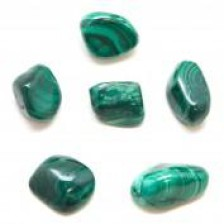
#> input picture uploads/Prediksi/1.jpg, 224 x 224 px; its folder holds only this picture in this run
$ python elbf_prediksi.py
#> lines starting #> are read from the running program, lines starting #| are printed output that depends on the picture
#> in process_images_from_folder, image is the input picture: shape (224, 224, 3); mean B, G, R 211.9, 216.8, 198.8
import cv2
import numpy as np
from skimage import feature
import os
import shutil

def elbp(image, radius=1, n_points=8):
    # Mengubah gambar menjadi grayscale
#> called with radius = 1, n_points = 8
    gray = cv2.cvtColor(image, cv2.COLOR_BGR2GRAY)
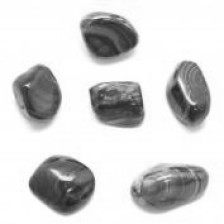
#> gray: shape (224, 224); min 35, max 255, mean 210.9

    # Menghitung ELBP
    lbp = feature.local_binary_pattern(gray, n_points, radius, method="uniform")
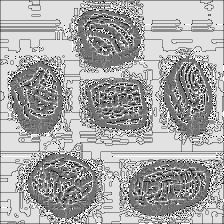
#> lbp: shape (224, 224) float64; min 0, max 9, mean 5.97; drawn with min black and max white

    return lbp

def clear_folder(path):
    # Menghapus folder jika ada, kemudian membuat ulang folder kosong
    if os.path.exists(path):
        shutil.rmtree(path)
    os.makedirs(path)

def process_images_from_folder(folder_path, save_path):
    # Mengosongkan folder train
    clear_folder(save_path)

    # Mengulangi setiap folder dan file dalam folder
    for root, dirs, files in os.walk(folder_path):
        for filename in files:
            if filename.endswith('.jpg') or filename.endswith('.png')or filename.endswith('.jpeg'):  # Menyaring jenis file gambar
                # Memuat gambar
                image_path = os.path.join(root, filename)
                image = cv2.imread(image_path)

                if image is not None:  # Memeriksa apakah gambar berhasil dimuat
                    # Ekstraksi fitur ELBP
                    lbp_image = elbp(image)

                    # Mengonversi hasil ELBP menjadi gambar
                    lbp_image = (lbp_image * 255 / lbp_image.max()).astype(np.uint8)

                    # Menentukan path penyimpanan dengan mempertahankan struktur subfolder
                    relative_path = os.path.relpath(root, folder_path)
                    save_folder = os.path.join(save_path, relative_path)

                    if not os.path.exists(save_folder):
                        os.makedirs(save_folder)

                    # Simpan gambar ELBP dengan nama file yang sama
                    save_file_path = os.path.join(save_folder, f'{os.path.splitext(filename)[0]}_elbp.jpg')
                    cv2.imwrite(save_file_path, lbp_image)

# Folder tempat gambar berada dan folder untuk menyimpan hasil ekstraksi
folder_path = 'uploads/Prediksi'
save_path = 'uploads/Prediksi_ciri'

# Memproses semua gambar dalam folder dan subfolder, serta menyimpan hasil ekstraksi
process_images_from_folder(folder_path, save_path)
